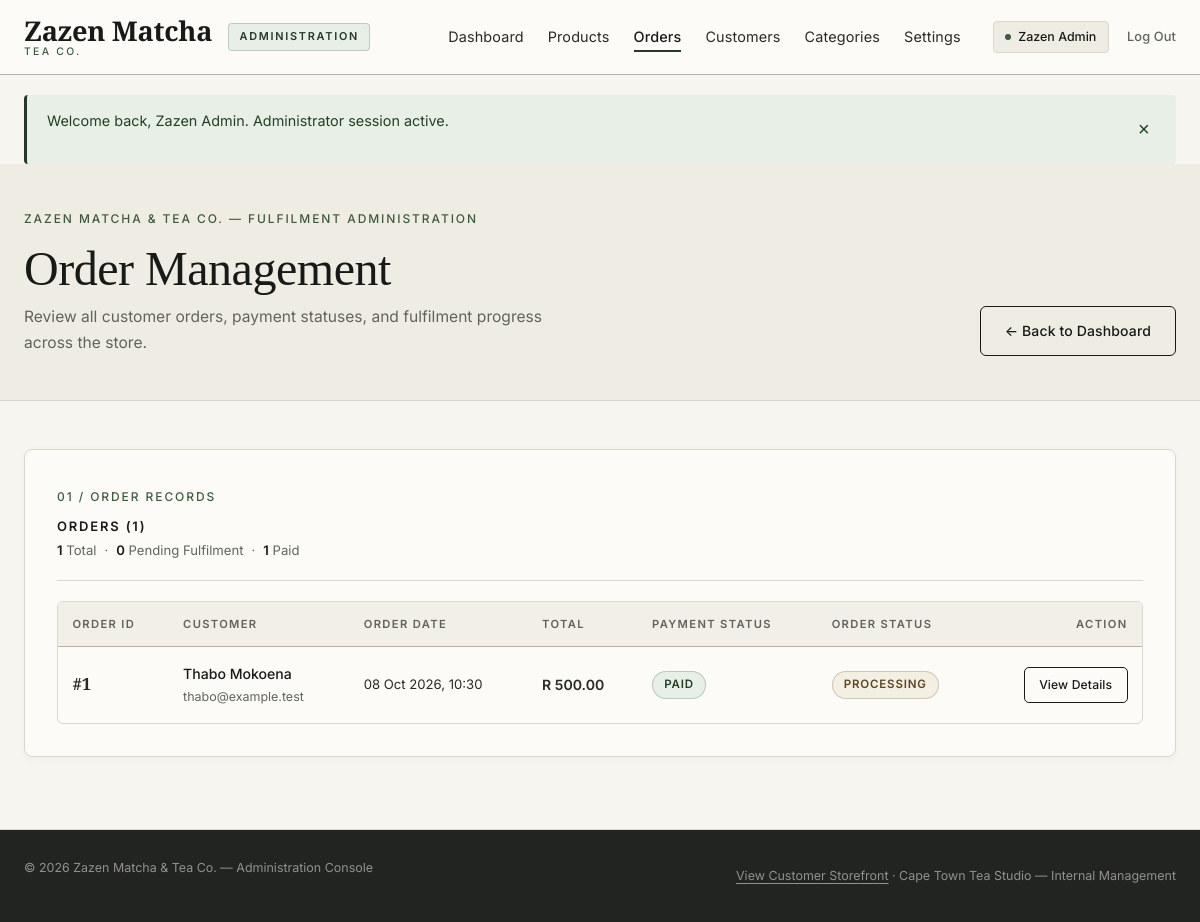
The app's page /admin/orders.php (signed in) with its own data.
### tables this page shows
CREATE TABLE `orders` (
    `order_id` INT UNSIGNED NOT NULL AUTO_INCREMENT,
    `customer_id` INT UNSIGNED NOT NULL,
    `order_date` DATETIME NOT NULL DEFAULT CURRENT_TIMESTAMP,
    `shipping_address` VARCHAR(255) NOT NULL,
    `city` VARCHAR(100) NOT NULL,
    `province` VARCHAR(100) NOT NULL,
    `postal_code` VARCHAR(20) NOT NULL,
    `subtotal` DECIMAL(10, 2) NOT NULL,
    `shipping_cost` DECIMAL(10, 2) NOT NULL DEFAULT 0.00,
    `total` DECIMAL(10, 2) NOT NULL,
    `payment_method` VARCHAR(50) NOT NULL,
    `payment_status` ENUM('pending', 'paid', 'failed') NOT NULL DEFAULT 'pending',
    `order_status` ENUM('pending', 'processing', 'shipped', 'delivered', 'cancelled') NOT NULL DEFAULT 'pending',
    `created_at` TIMESTAMP NOT NULL DEFAULT CURRENT_TIMESTAMP,
    `updated_at` TIMESTAMP NOT NULL DEFAULT CURRENT_TIMESTAMP ON UPDATE CURRENT_TIMESTAMP,
    PRIMARY KEY (`order_id`),
    KEY `idx_orders_customer` (`customer_id`),
    KEY `idx_orders_status` (`order_status`),
    KEY `idx_orders_date` (`order_date`),
    CONSTRAINT `fk_orders_customer`
        FOREIGN KEY (`customer_id`)
        REFERENCES `customers` (`customer_id`)
        ON DELETE RESTRICT
        ON UPDATE CASCADE
);

CREATE TABLE `customers` (
    `customer_id` INT UNSIGNED NOT NULL AUTO_INCREMENT,
    `first_name` VARCHAR(100) NOT NULL,
    `last_name` VARCHAR(100) NOT NULL,
    `email` VARCHAR(150) NOT NULL,
    `phone` VARCHAR(30) DEFAULT NULL,
    `password` VARCHAR(255) NOT NULL COMMENT 'Bcrypt hash generated via PHP password_hash()',
    `address` VARCHAR(255) DEFAULT NULL,
    `city` VARCHAR(100) DEFAULT NULL,
    `province` VARCHAR(100) DEFAULT NULL,
    `postal_code` VARCHAR(20) DEFAULT NULL,
    `created_at` TIMESTAMP NOT NULL DEFAULT CURRENT_TIMESTAMP,
    `updated_at` TIMESTAMP NOT NULL DEFAULT CURRENT_TIMESTAMP ON UPDATE CURRENT_TIMESTAMP,
    PRIMARY KEY (`customer_id`),
    UNIQUE KEY `uq_customers_email` (`email`)
);

### includes/functions.php (called while the page is built, shortened)
<?php
function e($value): string
{
    return htmlspecialchars((string) ($value ?? ''), ENT_QUOTES | ENT_SUBSTITUTE, 'UTF-8');
}
function format_price($amount): string
{
    return 'R ' . number_format((float) $amount, 2, '.', ',');
}
function db_fetch_all(PDO $pdo, string $sql, array $params = []): array
{
    $stmt = $pdo->prepare($sql);
    $stmt->execute($params);
    return $stmt->fetchAll();
}
function site_url(string $path = ''): string
{
    $cleanPath = ltrim($path, '/');
    return BASE_URL . '/' . $cleanPath;
}

### admin/orders.php (the view, shortened to what this page needs)
<?php
require_once dirname(__DIR__) . '/includes/db.php';
require_once dirname(__DIR__) . '/includes/functions.php';
$dashboardUrl = site_url('admin/dashboard.php');
$orders      = [];
$paymentStatusLabels = [
    'pending' => 'Pending',
    'paid'    => 'Paid',
    'failed'  => 'Failed',
];
$orderStatusLabels = [
    'pending'    => 'Pending',
    'processing' => 'Processing',
    'shipped'    => 'Shipped',
    'delivered'  => 'Delivered',
    'cancelled'  => 'Cancelled',
];
try {
    $ordersSql = "
        SELECT
            o.order_id,
            o.customer_id,
            o.order_date,
            o.total,
            o.payment_method,
            o.payment_status,
            o.order_status,
            c.first_name,
            c.last_name,
            c.email
        FROM orders o
        LEFT JOIN customers c ON c.customer_id = o.customer_id
        ORDER BY o.order_date DESC, o.order_id DESC
    ";
    $orders = db_fetch_all($pdo, $ordersSql);
} catch (Throwable $exception) {
    error_log('Admin Orders Listing Error: ' . $exception->getMessage());
    $ordersError = 'Unable to load customer orders right now. Please refresh the page or check the database connection.';
}
$totalOrdersCount   = count($orders);
$pendingOrdersCount = 0;
$paidOrdersCount    = 0;
foreach ($orders as $item) {
    if (strtolower((string) ($item['payment_status'] ?? '')) === 'paid') {
        $paidOrdersCount++;
    }
}
require_once dirname(__DIR__) . '/includes/admin-header.php';
?>
<section class="checkout-hero admin-page-hero" aria-labelledby="admin-orders-heading">
    <div class="container">
        <div class="checkout-hero-inner admin-page-hero-inner">
            <div>
                <span class="eyebrow">Zazen Matcha &amp; Tea Co. &mdash; Fulfilment Administration</span>
                <h1 id="admin-orders-heading" class="checkout-title">Order Management</h1>
                <p class="checkout-subtitle">
                    Review all customer orders, payment statuses, and fulfilment progress across the store.
                </p>
            </div>
            <div class="admin-hero-actions">
                <a href="<?php echo e($dashboardUrl); ?>" class="btn btn-outline">
                    &larr; Back to Dashboard
                </a>
            </div>
        </div>
    </div>
</section>
<section class="section admin-dashboard-section admin-orders-section" aria-label="Customer orders listing">
    <div class="container">
        <div class="checkout-card admin-panel-card admin-orders-card">
            <div class="admin-panel-header admin-products-header">
                <div>
                    <span class="eyebrow">01 / Order Records</span>
                    <h2 class="checkout-section-heading">
                        Orders (<?php echo (int) $totalOrdersCount; ?>)
                    </h2>
                    <p class="admin-products-summary">
                        <span><strong><?php echo (int) $totalOrdersCount; ?></strong> Total</span>
                        <span aria-hidden="true">&middot;</span>
                        <span><strong><?php echo (int) $pendingOrdersCount; ?></strong> Pending Fulfilment</span>
                        <span aria-hidden="true">&middot;</span>
                        <span><strong><?php echo (int) $paidOrdersCount; ?></strong> Paid</span>
                    </p>
                </div>
            </div>
            <?php if (empty($orders)): ?>
                <div class="admin-empty-state" role="status">
                    <p class="admin-empty-title">No orders have been recorded yet.</p>
                    <p class="admin-empty-text">
                        Customer orders placed through the storefront checkout will appear here automatically.
                    </p>
                </div>
            <?php else: ?>
                <div class="admin-table-wrapper">
                    <table class="admin-table admin-orders-table">
                        <thead>
                            <tr>
                                <th scope="col">Order ID</th>
                                <th scope="col">Customer</th>
                                <th scope="col">Order Date</th>
                                <th scope="col">Total</th>
                                <th scope="col">Payment Status</th>
                                <th scope="col">Order Status</th>
                                <th scope="col" class="admin-col-actions">Action</th>
                            </tr>
                        </thead>
                        <tbody>
                            <?php foreach ($orders as $orderRow): ?>
                                <?php
                                $rowOrderId = (int) ($orderRow['order_id'] ?? 0);
                                $custFirst = trim((string) ($orderRow['first_name'] ?? ''));
                                $custLast  = trim((string) ($orderRow['last_name'] ?? ''));
                                $custName  = trim($custFirst . ' ' . $custLast);
                                $custEmail = trim((string) ($orderRow['email'] ?? ''));
                                $rawDate       = trim((string) ($orderRow['order_date'] ?? ''));
                                $timestamp     = $rawDate !== '' ? strtotime($rawDate) : false;
                                $formattedDate = $timestamp !== false
                                    ? date('d M Y, H:i', $timestamp)
                                    : $rawDate;
                                $payStatusKey   = strtolower(trim((string) ($orderRow['payment_status'] ?? 'pending')));
                                $payStatusLabel = $paymentStatusLabels[$payStatusKey] ?? ucfirst($payStatusKey);
                                $ordStatusKey   = strtolower(trim((string) ($orderRow['order_status'] ?? 'pending')));
                                $ordStatusLabel = $orderStatusLabels[$ordStatusKey] ?? ucfirst($ordStatusKey);
                                $detailsUrl = site_url('admin/order-details.php?id=' . $rowOrderId);
                                ?>
                                <tr data-order-id="<?php echo $rowOrderId; ?>">
                                    <td class="admin-cell-id" data-label="Order ID">
                                        <strong>#<?php echo $rowOrderId; ?></strong>
                                    </td>
                                    <td data-label="Customer">
                                        <div class="admin-customer-cell">
                                            <span class="admin-customer-name"><?php echo e($custName); ?></span>
                                            <?php if ($custEmail !== ''): ?>
                                                <span class="admin-customer-email"><?php echo e($custEmail); ?></span>
                                            <?php endif; ?>
                                        </div>
                                    </td>
                                    <td class="admin-cell-date" data-label="Order Date">
                                        <?php echo e($formattedDate); ?>
                                    </td>
                                    <td class="admin-cell-total" data-label="Total">
                                        <?php echo e(format_price($orderRow['total'] ?? 0.00)); ?>
                                    </td>
                                    <td data-label="Payment Status">
                                        <span class="status-badge status-payment-<?php echo e($payStatusKey); ?>">
                                            <?php echo e($payStatusLabel); ?>
                                        </span>
                                    </td>
                                    <td data-label="Order Status">
                                        <span class="status-badge status-order-<?php echo e($ordStatusKey); ?>">
                                            <?php echo e($ordStatusLabel); ?>
                                        </span>
                                    </td>
                                    <td class="admin-cell-actions" data-label="Action">
                                        <a
                                            href="<?php echo e($detailsUrl); ?>"
                                            class="btn btn-outline admin-edit-btn"
                                            aria-label="View details for Order #<?php echo $rowOrderId; ?>"
                                        >
                                            View Details
                                        </a>
                                    </td>
                                </tr>
                            <?php endforeach; ?>
                        </tbody>
                    </table>
                </div>
            <?php endif; ?>
        </div>
    </div>
</section>
<?php require_once dirname(__DIR__) . '/includes/admin-footer.php'; ?>

### records on screen
orders: order_id "1", customer.last_name "Thabo Mokoena", customer.email "thabo@example.test", order_date "08 Oct 2026, 10:30", total "R 500.00", payment_status "PAID", order_status "PROCESSING"

### other values on screen
$adminDisplayName "Zazen Admin"
$flashMessage['message'] "Welcome back, Zazen Admin. Administrator session active."
$totalOrdersCount "1"
$pendingOrdersCount "0"
$paidOrdersCount "1"
